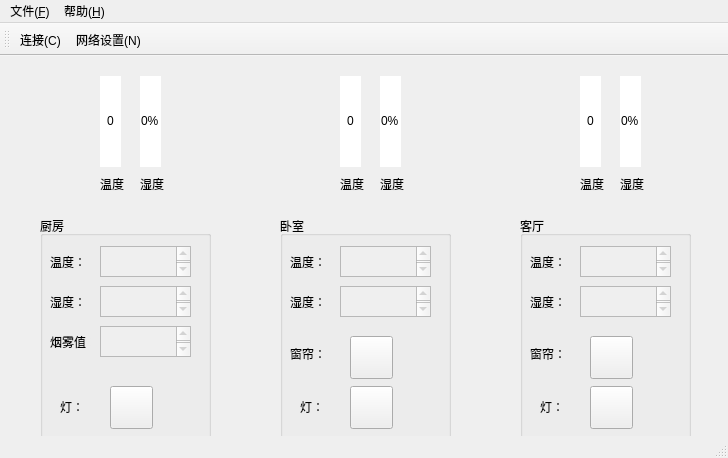
<?xml version="1.0" encoding="UTF-8"?>
<ui version="4.0">
 <class>MainWindow</class>
 <widget class="QMainWindow" name="MainWindow">
  <property name="geometry">
   <rect>
    <x>0</x>
    <y>0</y>
    <width>728</width>
    <height>458</height>
   </rect>
  </property>
  <property name="windowTitle">
   <string>YY智能家居系统</string>
  </property>
  <property name="styleSheet">
   <string notr="true"/>
  </property>
  <widget class="QWidget" name="centralWidget">
   <widget class="QGroupBox" name="groupBox">
    <property name="geometry">
     <rect>
      <x>40</x>
      <y>160</y>
      <width>171</width>
      <height>231</height>
     </rect>
    </property>
    <property name="title">
     <string>厨房</string>
    </property>
    <widget class="QLabel" name="label">
     <property name="geometry">
      <rect>
       <x>10</x>
       <y>36</y>
       <width>31</width>
       <height>20</height>
      </rect>
     </property>
     <property name="text">
      <string>温度：</string>
     </property>
    </widget>
    <widget class="QLabel" name="label_2">
     <property name="geometry">
      <rect>
       <x>10</x>
       <y>75</y>
       <width>31</width>
       <height>21</height>
      </rect>
     </property>
     <property name="text">
      <string>湿度：</string>
     </property>
    </widget>
    <widget class="QLabel" name="label_3">
     <property name="geometry">
      <rect>
       <x>10</x>
       <y>116</y>
       <width>41</width>
       <height>20</height>
      </rect>
     </property>
     <property name="text">
      <string>烟雾值：</string>
     </property>
    </widget>
    <widget class="QTextEdit" name="temp1">
     <property name="enabled">
      <bool>false</bool>
     </property>
     <property name="geometry">
      <rect>
       <x>60</x>
       <y>30</y>
       <width>91</width>
       <height>31</height>
      </rect>
     </property>
     <property name="font">
      <font>
       <family>宋体</family>
       <pointsize>12</pointsize>
       <weight>50</weight>
       <bold>false</bold>
      </font>
     </property>
    </widget>
    <widget class="QTextEdit" name="humi1">
     <property name="enabled">
      <bool>false</bool>
     </property>
     <property name="geometry">
      <rect>
       <x>60</x>
       <y>70</y>
       <width>91</width>
       <height>31</height>
      </rect>
     </property>
     <property name="font">
      <font>
       <family>宋体</family>
       <pointsize>12</pointsize>
      </font>
     </property>
    </widget>
    <widget class="QTextEdit" name="smog">
     <property name="enabled">
      <bool>false</bool>
     </property>
     <property name="geometry">
      <rect>
       <x>60</x>
       <y>110</y>
       <width>91</width>
       <height>31</height>
      </rect>
     </property>
     <property name="font">
      <font>
       <family>宋体</family>
       <pointsize>12</pointsize>
      </font>
     </property>
    </widget>
    <widget class="QPushButton" name="SwitchPushButton1">
     <property name="geometry">
      <rect>
       <x>70</x>
       <y>170</y>
       <width>43</width>
       <height>43</height>
      </rect>
     </property>
     <property name="styleSheet">
      <string notr="true">background-image: url(:/new/image/image/dark.png);</string>
     </property>
     <property name="text">
      <string/>
     </property>
    </widget>
    <widget class="QLabel" name="label_4">
     <property name="geometry">
      <rect>
       <x>20</x>
       <y>170</y>
       <width>31</width>
       <height>41</height>
      </rect>
     </property>
     <property name="text">
      <string>灯：</string>
     </property>
    </widget>
   </widget>
   <widget class="QGroupBox" name="groupBox_2">
    <property name="geometry">
     <rect>
      <x>280</x>
      <y>160</y>
      <width>171</width>
      <height>231</height>
     </rect>
    </property>
    <property name="title">
     <string>卧室</string>
    </property>
    <widget class="QLabel" name="label_5">
     <property name="geometry">
      <rect>
       <x>10</x>
       <y>36</y>
       <width>31</width>
       <height>20</height>
      </rect>
     </property>
     <property name="text">
      <string>温度：</string>
     </property>
    </widget>
    <widget class="QLabel" name="label_6">
     <property name="geometry">
      <rect>
       <x>10</x>
       <y>75</y>
       <width>31</width>
       <height>21</height>
      </rect>
     </property>
     <property name="text">
      <string>湿度：</string>
     </property>
    </widget>
    <widget class="QTextEdit" name="temp2">
     <property name="enabled">
      <bool>false</bool>
     </property>
     <property name="geometry">
      <rect>
       <x>60</x>
       <y>30</y>
       <width>91</width>
       <height>31</height>
      </rect>
     </property>
     <property name="font">
      <font>
       <family>宋体</family>
       <pointsize>12</pointsize>
      </font>
     </property>
    </widget>
    <widget class="QTextEdit" name="humi2">
     <property name="enabled">
      <bool>false</bool>
     </property>
     <property name="geometry">
      <rect>
       <x>60</x>
       <y>70</y>
       <width>91</width>
       <height>31</height>
      </rect>
     </property>
     <property name="font">
      <font>
       <family>宋体</family>
       <pointsize>12</pointsize>
      </font>
     </property>
    </widget>
    <widget class="QPushButton" name="SwitchPushButton2">
     <property name="geometry">
      <rect>
       <x>70</x>
       <y>170</y>
       <width>43</width>
       <height>43</height>
      </rect>
     </property>
     <property name="styleSheet">
      <string notr="true">background-image: url(:/new/image/image/dark.png);</string>
     </property>
     <property name="text">
      <string/>
     </property>
    </widget>
    <widget class="QLabel" name="label_8">
     <property name="geometry">
      <rect>
       <x>20</x>
       <y>170</y>
       <width>31</width>
       <height>41</height>
      </rect>
     </property>
     <property name="text">
      <string>灯：</string>
     </property>
    </widget>
    <widget class="QLabel" name="label_7">
     <property name="geometry">
      <rect>
       <x>10</x>
       <y>130</y>
       <width>31</width>
       <height>16</height>
      </rect>
     </property>
     <property name="text">
      <string>窗帘：</string>
     </property>
    </widget>
    <widget class="QPushButton" name="CurtainPushButton1">
     <property name="geometry">
      <rect>
       <x>70</x>
       <y>120</y>
       <width>43</width>
       <height>43</height>
      </rect>
     </property>
     <property name="styleSheet">
      <string notr="true">background-image: url(:/new/image/image/close.png);</string>
     </property>
     <property name="text">
      <string/>
     </property>
    </widget>
   </widget>
   <widget class="QGroupBox" name="groupBox_3">
    <property name="geometry">
     <rect>
      <x>520</x>
      <y>160</y>
      <width>171</width>
      <height>231</height>
     </rect>
    </property>
    <property name="title">
     <string>客厅</string>
    </property>
    <widget class="QLabel" name="label_9">
     <property name="geometry">
      <rect>
       <x>10</x>
       <y>36</y>
       <width>31</width>
       <height>20</height>
      </rect>
     </property>
     <property name="text">
      <string>温度：</string>
     </property>
    </widget>
    <widget class="QLabel" name="label_10">
     <property name="geometry">
      <rect>
       <x>10</x>
       <y>75</y>
       <width>31</width>
       <height>21</height>
      </rect>
     </property>
     <property name="text">
      <string>湿度：</string>
     </property>
    </widget>
    <widget class="QTextEdit" name="temp3">
     <property name="enabled">
      <bool>false</bool>
     </property>
     <property name="geometry">
      <rect>
       <x>60</x>
       <y>30</y>
       <width>91</width>
       <height>31</height>
      </rect>
     </property>
     <property name="font">
      <font>
       <family>宋体</family>
       <pointsize>12</pointsize>
      </font>
     </property>
    </widget>
    <widget class="QTextEdit" name="humi3">
     <property name="enabled">
      <bool>false</bool>
     </property>
     <property name="geometry">
      <rect>
       <x>60</x>
       <y>70</y>
       <width>91</width>
       <height>31</height>
      </rect>
     </property>
     <property name="font">
      <font>
       <family>宋体</family>
       <pointsize>12</pointsize>
      </font>
     </property>
    </widget>
    <widget class="QPushButton" name="SwitchPushButton3">
     <property name="geometry">
      <rect>
       <x>70</x>
       <y>170</y>
       <width>43</width>
       <height>43</height>
      </rect>
     </property>
     <property name="styleSheet">
      <string notr="true">background-image: url(:/new/image/image/dark.png);</string>
     </property>
     <property name="text">
      <string/>
     </property>
    </widget>
    <widget class="QLabel" name="label_11">
     <property name="geometry">
      <rect>
       <x>20</x>
       <y>170</y>
       <width>31</width>
       <height>41</height>
      </rect>
     </property>
     <property name="text">
      <string>灯：</string>
     </property>
    </widget>
    <widget class="QLabel" name="label_12">
     <property name="geometry">
      <rect>
       <x>10</x>
       <y>130</y>
       <width>31</width>
       <height>16</height>
      </rect>
     </property>
     <property name="text">
      <string>窗帘：</string>
     </property>
    </widget>
    <widget class="QPushButton" name="CurtainPushButton2">
     <property name="geometry">
      <rect>
       <x>70</x>
       <y>120</y>
       <width>43</width>
       <height>43</height>
      </rect>
     </property>
     <property name="styleSheet">
      <string notr="true">background-image: url(:/new/image/image/close.png);</string>
     </property>
     <property name="text">
      <string/>
     </property>
    </widget>
   </widget>
   <widget class="QProgressBar" name="progressBar">
    <property name="geometry">
     <rect>
      <x>100</x>
      <y>20</y>
      <width>21</width>
      <height>91</height>
     </rect>
    </property>
    <property name="styleSheet">
     <string notr="true">QProgressBar{
        border: none;
        text-align: center;     
}
QProgressBar::chunk {
        background: rgb(0, 160, 230);
}</string>
    </property>
    <property name="value">
     <number>0</number>
    </property>
    <property name="orientation">
     <enum>Qt::Vertical</enum>
    </property>
    <property name="textDirection">
     <enum>QProgressBar::TopToBottom</enum>
    </property>
    <property name="format">
     <string>%p</string>
    </property>
   </widget>
   <widget class="QLabel" name="label_13">
    <property name="geometry">
     <rect>
      <x>100</x>
      <y>120</y>
      <width>31</width>
      <height>16</height>
     </rect>
    </property>
    <property name="text">
     <string>温度</string>
    </property>
   </widget>
   <widget class="QLabel" name="label_14">
    <property name="geometry">
     <rect>
      <x>140</x>
      <y>120</y>
      <width>31</width>
      <height>16</height>
     </rect>
    </property>
    <property name="text">
     <string>湿度</string>
    </property>
   </widget>
   <widget class="QProgressBar" name="progressBar_2">
    <property name="geometry">
     <rect>
      <x>140</x>
      <y>20</y>
      <width>21</width>
      <height>91</height>
     </rect>
    </property>
    <property name="styleSheet">
     <string notr="true">QProgressBar{
        border: none;
        text-align: center;     
}
QProgressBar::chunk {
        background: rgb(0, 160, 230);
}</string>
    </property>
    <property name="value">
     <number>0</number>
    </property>
    <property name="orientation">
     <enum>Qt::Vertical</enum>
    </property>
    <property name="textDirection">
     <enum>QProgressBar::TopToBottom</enum>
    </property>
    <property name="format">
     <string>%p%</string>
    </property>
   </widget>
   <widget class="QProgressBar" name="progressBar_3">
    <property name="geometry">
     <rect>
      <x>340</x>
      <y>20</y>
      <width>21</width>
      <height>91</height>
     </rect>
    </property>
    <property name="styleSheet">
     <string notr="true">QProgressBar{
        border: none;
        text-align: center;     
}
QProgressBar::chunk {
        background: rgb(0, 160, 230);
}</string>
    </property>
    <property name="value">
     <number>0</number>
    </property>
    <property name="orientation">
     <enum>Qt::Vertical</enum>
    </property>
    <property name="textDirection">
     <enum>QProgressBar::TopToBottom</enum>
    </property>
    <property name="format">
     <string>%p</string>
    </property>
   </widget>
   <widget class="QLabel" name="label_15">
    <property name="geometry">
     <rect>
      <x>340</x>
      <y>120</y>
      <width>31</width>
      <height>16</height>
     </rect>
    </property>
    <property name="text">
     <string>温度</string>
    </property>
   </widget>
   <widget class="QLabel" name="label_16">
    <property name="geometry">
     <rect>
      <x>380</x>
      <y>120</y>
      <width>31</width>
      <height>16</height>
     </rect>
    </property>
    <property name="text">
     <string>湿度</string>
    </property>
   </widget>
   <widget class="QProgressBar" name="progressBar_4">
    <property name="geometry">
     <rect>
      <x>380</x>
      <y>20</y>
      <width>21</width>
      <height>91</height>
     </rect>
    </property>
    <property name="styleSheet">
     <string notr="true">QProgressBar{
        border: none;
        text-align: center;     
}
QProgressBar::chunk {
        background: rgb(0, 160, 230);
}</string>
    </property>
    <property name="value">
     <number>0</number>
    </property>
    <property name="orientation">
     <enum>Qt::Vertical</enum>
    </property>
    <property name="textDirection">
     <enum>QProgressBar::TopToBottom</enum>
    </property>
    <property name="format">
     <string>%p%</string>
    </property>
   </widget>
   <widget class="QProgressBar" name="progressBar_5">
    <property name="geometry">
     <rect>
      <x>580</x>
      <y>20</y>
      <width>21</width>
      <height>91</height>
     </rect>
    </property>
    <property name="styleSheet">
     <string notr="true">QProgressBar{
        border: none;
        text-align: center;     
}
QProgressBar::chunk {
        background: rgb(0, 160, 230);
}</string>
    </property>
    <property name="value">
     <number>0</number>
    </property>
    <property name="orientation">
     <enum>Qt::Vertical</enum>
    </property>
    <property name="textDirection">
     <enum>QProgressBar::TopToBottom</enum>
    </property>
    <property name="format">
     <string>%p</string>
    </property>
   </widget>
   <widget class="QLabel" name="label_17">
    <property name="geometry">
     <rect>
      <x>580</x>
      <y>120</y>
      <width>31</width>
      <height>16</height>
     </rect>
    </property>
    <property name="text">
     <string>温度</string>
    </property>
   </widget>
   <widget class="QLabel" name="label_18">
    <property name="geometry">
     <rect>
      <x>620</x>
      <y>120</y>
      <width>31</width>
      <height>16</height>
     </rect>
    </property>
    <property name="text">
     <string>湿度</string>
    </property>
   </widget>
   <widget class="QProgressBar" name="progressBar_6">
    <property name="geometry">
     <rect>
      <x>620</x>
      <y>20</y>
      <width>21</width>
      <height>91</height>
     </rect>
    </property>
    <property name="styleSheet">
     <string notr="true">QProgressBar{
        border: none;
        text-align: center;     
}
QProgressBar::chunk {
        background: rgb(0, 160, 230);
}</string>
    </property>
    <property name="value">
     <number>0</number>
    </property>
    <property name="orientation">
     <enum>Qt::Vertical</enum>
    </property>
    <property name="textDirection">
     <enum>QProgressBar::TopToBottom</enum>
    </property>
    <property name="format">
     <string>%p%</string>
    </property>
   </widget>
  </widget>
  <widget class="QMenuBar" name="menuBar">
   <property name="geometry">
    <rect>
     <x>0</x>
     <y>0</y>
     <width>728</width>
     <height>23</height>
    </rect>
   </property>
   <widget class="QMenu" name="menu_F">
    <property name="title">
     <string>文件(&amp;F)</string>
    </property>
    <addaction name="action_C"/>
    <addaction name="action_N"/>
    <addaction name="separator"/>
    <addaction name="action_D"/>
   </widget>
   <widget class="QMenu" name="menu_H">
    <property name="title">
     <string>帮助(&amp;H)</string>
    </property>
    <addaction name="action_A"/>
    <addaction name="action_H"/>
   </widget>
   <addaction name="menu_F"/>
   <addaction name="menu_H"/>
  </widget>
  <widget class="QToolBar" name="mainToolBar">
   <attribute name="toolBarArea">
    <enum>TopToolBarArea</enum>
   </attribute>
   <attribute name="toolBarBreak">
    <bool>false</bool>
   </attribute>
   <addaction name="action_C"/>
   <addaction name="action_N"/>
  </widget>
  <widget class="QStatusBar" name="statusBar"/>
  <action name="action_C">
   <property name="icon">
    <iconset resource="resource.qrc">
     <normaloff>:/new/image/image/connect.png</normaloff>:/new/image/image/connect.png</iconset>
   </property>
   <property name="text">
    <string>连接(&amp;C)</string>
   </property>
  </action>
  <action name="action_N">
   <property name="icon">
    <iconset resource="resource.qrc">
     <normaloff>:/new/image/image/settings.png</normaloff>:/new/image/image/settings.png</iconset>
   </property>
   <property name="text">
    <string>网络设置(&amp;N)</string>
   </property>
  </action>
  <action name="action_A">
   <property name="text">
    <string>关于(&amp;A)</string>
   </property>
  </action>
  <action name="action_H">
   <property name="text">
    <string>帮助(&amp;H)</string>
   </property>
  </action>
  <action name="action_D">
   <property name="icon">
    <iconset resource="resource.qrc">
     <normaloff>:/new/image/image/disconnect.png</normaloff>:/new/image/image/disconnect.png</iconset>
   </property>
   <property name="text">
    <string>断开(&amp;D)</string>
   </property>
  </action>
 </widget>
 <layoutdefault spacing="6" margin="11"/>
 <resources>
  <include location="resource.qrc"/>
 </resources>
 <connections/>
</ui>
